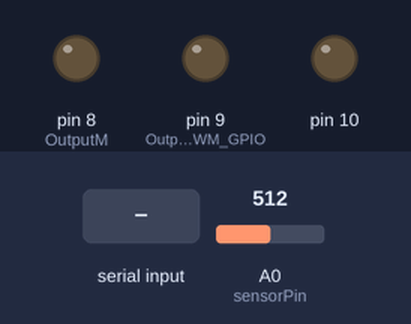
Bench run of a sketch on a simulated Arduino Uno, built with avr-gcc and run on an emulated ATmega328P. Parts: output pins drawn as LEDs (lit = HIGH). The inputs (shaded band) are chosen by the test bench; at power-on: A0 (sensorPin) = 512. What the sketch prints to the serial monitor is not drawn.

Above: at 3.2 s.
3.3 s: A0 (sensorPin) set to 572
6.3 s: A0 (sensorPin) set to 598
7.8 s: "<9>" received over Serial
10.8 s: "<90,45>" received over Serial
13.8 s: A0 (sensorPin) set to 900
At 15.7 s:
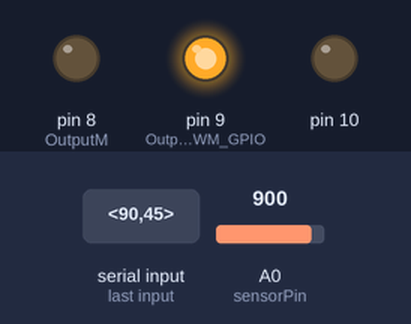
16.5 s: "<5>" received over Serial
At 19.85 s:
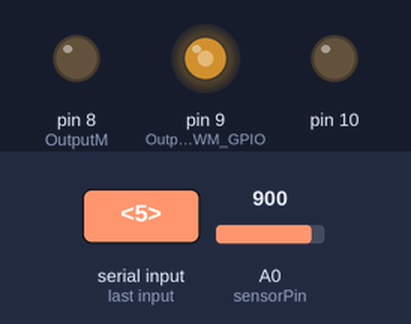
At 20.4 s:
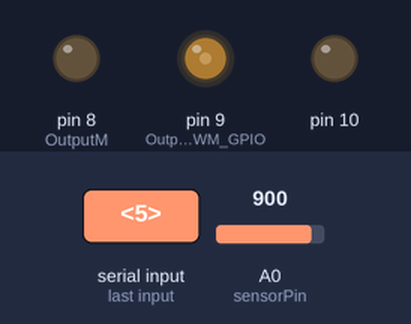
Timing chart, 0 to 20.5 s (numbered marks = the images above; inputs shaded):
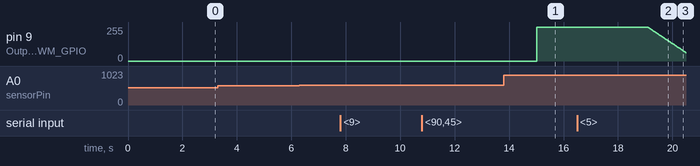

Measured:
- after the input at 13.8 s, pin 9 (OutputPWM_GPIO): 0/255 → 255/255 after 1.2 s instead of 0.21 s
- after the input at 16.5 s, pin 9 (OutputPWM_GPIO): moves from 255/255 to 63/255 over 1.4 s, starting after 2.6 s

The sketch:

TDCcontrolador.ino
```cpp
#define pwmRes 12
#define pwmMax 4095
//#define pwmMax 255
#define OutputPWM_GPIO 9
#define OutputM 8

int sensorPin = A0;    // select the input pin for the potentiometer
int sensorValue = 0;  // variable to store the value coming from the sensor
double angulo=-12;
double amplitudMaxAnalogo=753;
double valorAn0=70+amplitudMaxAnalogo;
double valorPiso=650;
double valorTecho=289+amplitudMaxAnalogo;
//double amplitudMaxAnalogo=1023;

long Ts = 2; // Sample time in ms
long previousMillis = 0;  // For main loop function


float Ref = -70; // System Reference - Temperature [°C]
float directCmd = 50.0; // Direct Control Output - FOR OPENLOOP or FEEDFORWARD - Transistor Collector Current [mA]
float Cmd = 0.0; // Control Output
float CmdRed = 0.0; // Control Output
float CmdPID = 0.0;
float CmdRedp = 0.0;
float E = 0;
float Ep = 0;
float Up = 0;
float Epp = 0;
float Upp = 0;
float Eppp = 0;
float Uppp = 0;
unsigned int pwmDuty = 0; // Control Output (Converted to PWM Duty Cycle)


double pwm=0.5;

// Advanced Serial Input Variables
const byte numChars = 32;
char receivedChars[numChars];
boolean newData = false;


void control(void){
  // Measurement, Control, Output Command Signal, Serial Data Communication

  unsigned long currentMillis = millis(); // Update current time from the beginning

  if (currentMillis - previousMillis >= Ts ) {
    previousMillis = currentMillis;
    angulo=analogRead(sensorPin);
    if (angulo<valorPiso*0.9){angulo=angulo+amplitudMaxAnalogo;}
    angulo=(angulo-valorAn0)*90;
    if(angulo>=0){angulo=angulo/(valorTecho-valorAn0);}else{
      angulo=angulo/(valorAn0-valorPiso);
    }


    float CmdLim = min(max(CmdRed, -50), 50); // Saturated Control Output
    float Cmd = CmdLim + directCmd;

    pwmDuty = int((Cmd/100)*pwmMax);
    //analogWrite(OutputPWM_GPIO, pwmDuty);
    analogWriteADJ(OutputPWM_GPIO, pwmDuty);

    if (currentMillis >= 500) {
      E = Ref - angulo;
      //ley de control

      //CmdRed=6.580782192615031*E-18.891748968281533*Ep+18.051769213192244*Epp-5.740768357921944*Eppp+2.751239739291020*Up-2.514650765653094*Upp+0.763411026362074*Uppp;

      //CmdRed=12.79*E+1*Ep- 1.42e-15*Epp+8.725*Eppp+Upp;

      //CmdRed=(306.6*E-604.9*Ep+298.3*Epp)+(0.4051*Up+0.5949*Upp);  //Intento PID TUNER    Se satura
      //CmdRed=8.215*E-16.2*Ep+7.989*Epp+1.006*Up-0.005624*Upp; //Intento 2 PID TUNER TF*2  Llega a unos 35, pero es lento, con sobrepico, y no soporta perturbaciones
      //CmdRed=25.87*E-50.95*Ep+25.08*Epp+0.8011*Up+0.1989*Upp;  //Error estacionario
      CmdRed=16.23*E-31.98*Ep+15.76*Epp+0.8909*Up+0.1091*Upp; //El mejor hasta el momento

/*
 * C_c =

             1            s
  Kp + Ki * --- + Kd * --------
             s          Tf*s+1

  with Kp = 0.42, Ki = 1.54, Kd = 0.0285, Tf = 0.000803

Continuous-time PIDF controller in parallel form.

 */


      Eppp=Epp;
      Epp = Ep;
      Ep = E;
      Uppp=Upp;
      Upp=Up;
      Up = CmdRed;

    }
    Serial.print("Ref:");
    Serial.print(Ref);
    Serial.print("    Angulo:");
    Serial.print(angulo);
    Serial.print("    PWM:");
    Serial.print(Cmd);
    Serial.print("  Error:");
    Serial.println(E);

  }


// Advanced Serial Input Functions
  recvWithStartEndMarkers();
  if (newData == true) {
    parseData();
    newData = false;
  }

}


void setup() {
  Serial.begin(115200);

  pinMode(OutputPWM_GPIO, OUTPUT);  //In1
  pinMode(OutputM, OUTPUT);
  digitalWrite(OutputM, LOW);
  setupPWMadj();
  analogWriteADJ(OutputPWM_GPIO, pwmDuty);


  delay(2000); // Wait 2.5 [s] to open Serial Monitor/Plotter

}

void loop() {
  // read the value from the sensor:
  control();
}


void setupPWMadj() {
  DDRB |= _BV(PB1) | _BV(PB2);        /* set pins as outputs */
  TCCR1A = _BV(COM1A1) | _BV(COM1B1)  /* non-inverting PWM */
      | _BV(WGM11);                   /* mode 14: fast PWM, TOP=ICR1 */
  TCCR1B = _BV(WGM13) | _BV(WGM12)
      | _BV(CS10);                    /* no prescaling */
  ICR1 = 0x0fff;                      /* TOP counter value - SETS RESOLUTION/FREQUENCY */
}


void analogWriteADJ(uint8_t pin, uint16_t val){
  switch (pin) {
    case  9: OCR1A = val; break;
    case 10: OCR1B = val; break;
    }
}

void recvWithStartEndMarkers() {
    static boolean recvInProgress = false;
    static byte ndx = 0;
    char startMarker = '<'; // Serial input must start with this character
    char endMarker = '>'; // Serial input must end with this character
    char rc;

    while (Serial.available() > 0 && newData == false) {
        rc = Serial.read();

        if (recvInProgress == true) {
            if (rc != endMarker) {
                receivedChars[ndx] = rc;
                ndx++;
                if (ndx >= numChars) {
                    ndx = numChars - 1;
                }
            }
            else {
                receivedChars[ndx] = '\0'; // terminate the string
                recvInProgress = false;
                ndx = 0;
                newData = true;
            }
        }

        else if (rc == startMarker) {
            recvInProgress = true;
        }
    }
}


void parseData() {      // split the data into its parts
    Ref = atof(receivedChars);     // convert serial input to a float and update System Reference value with that value
}
```
